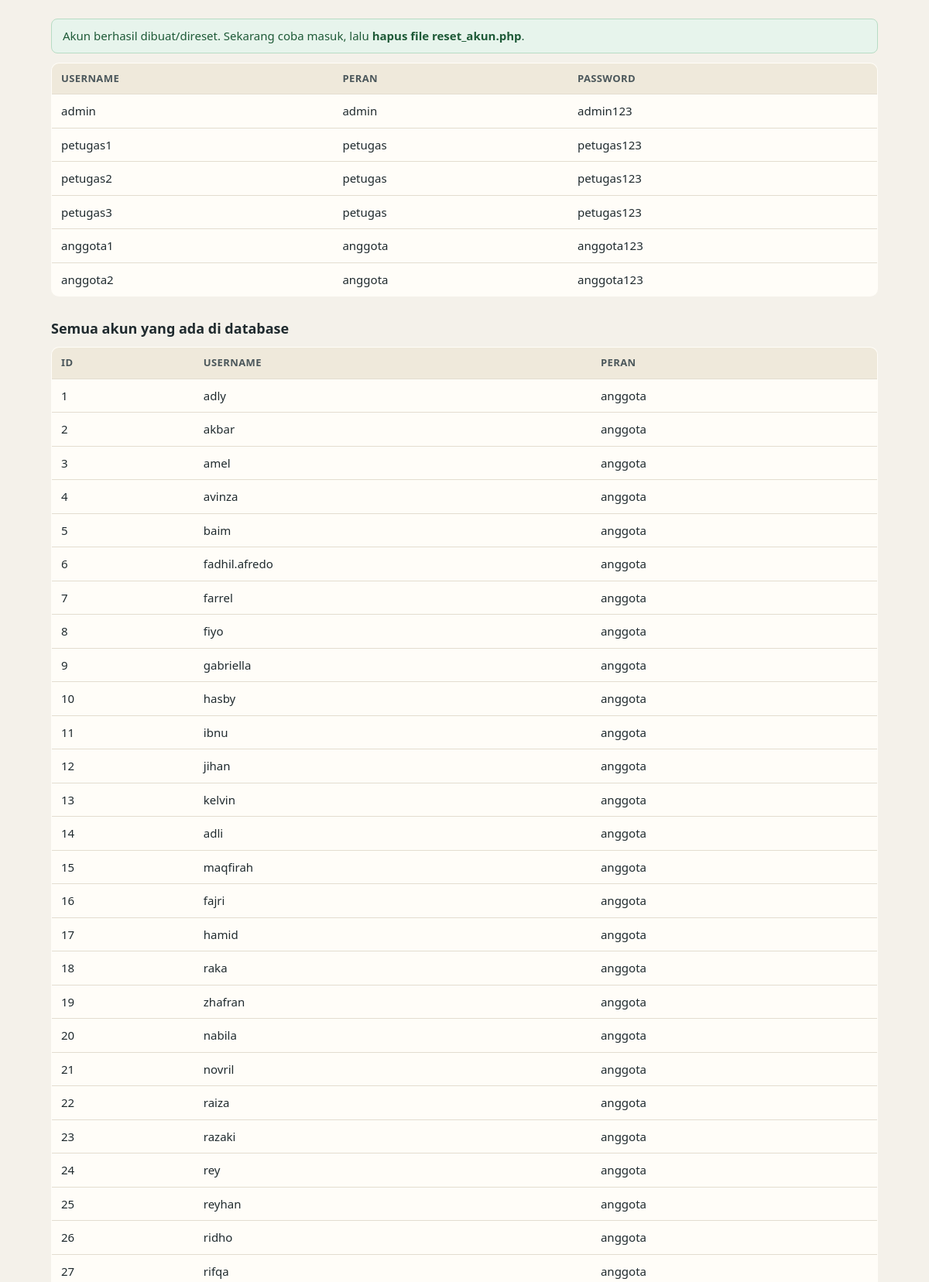
/reset_akun.php (upper part), run on the app's committed database.
### tables this page shows
CREATE TABLE users (
  id INT AUTO_INCREMENT PRIMARY KEY,
  nama VARCHAR(100) NOT NULL,
  username VARCHAR(50) NOT NULL UNIQUE,
  password VARCHAR(255) NOT NULL,
  role ENUM('admin','petugas','anggota') NOT NULL,
  kelas VARCHAR(30) DEFAULT NULL,         
  akses_kelas VARCHAR(30) DEFAULT NULL,   
  bisa_ubah TINYINT(1) NOT NULL DEFAULT 1,    
  akses_admin TINYINT(1) NOT NULL DEFAULT 0,  
  no_wa VARCHAR(20) DEFAULT NULL,
  created_at TIMESTAMP DEFAULT CURRENT_TIMESTAMP
);

### config.php (called while the page is built, shortened)
<?php
function e($s) { return htmlspecialchars((string)$s, ENT_QUOTES, 'UTF-8'); }
    ?><!DOCTYPE html>

### reset_akun.php (the view, shortened to what this page needs)
<?php
require 'config.php';
$akun = [
    ['Administrator',    'admin',    'admin123',    'admin',    null],
    ['Petugas 1',        'petugas1', 'petugas123',  'petugas',  null],
    ['Petugas 2',        'petugas2', 'petugas123',  'petugas',  null],
    ['Petugas 3',        'petugas3', 'petugas123',  'petugas',  null],
    ['Anggota Contoh 1', 'anggota1', 'anggota123',  'anggota',  '081234567801'],
    ['Anggota Contoh 2', 'anggota2', 'anggota123',  'anggota',  '081234567802'],
];
try {
    foreach ($akun as [$nama, $user, $pass, $role, $wa]) {
        $hash = password_hash($pass, PASSWORD_DEFAULT);
        $st = $pdo->prepare('SELECT id FROM users WHERE username=?');
        $st->execute([$user]);
        if ($id = $st->fetchColumn()) {
            $pdo->prepare('UPDATE users SET password=?, role=?, nama=? WHERE id=?')->execute([$hash, $role, $nama, $id]);
        } else {
            $pdo->prepare('INSERT INTO users (nama, username, password, role, no_wa) VALUES (?,?,?,?,?)')->execute([$nama, $user, $hash, $role, $wa]);
        }
    }
    $rows = $pdo->query('SELECT id, username, role FROM users ORDER BY id')->fetchAll();
} catch (Throwable $t) {
    die('Gagal: tabel users belum ada atau rusak. Import database.sql dulu di phpMyAdmin, lalu buka halaman ini lagi.<br>' . e($t->getMessage()));
}
?><!DOCTYPE html>
<html lang="id"><head><meta charset="utf-8"><title>Reset akun</title><link rel="stylesheet" href="style.css"></head>
<body><main class="wrap">
<div class="alert ok">Akun berhasil dibuat/direset. Sekarang coba masuk, lalu <b>hapus file reset_akun.php</b>.</div>
<table>
<tr><th>Username</th><th>Peran</th><th>Password</th></tr>
<?php foreach ($akun as [$n, $u, $p, $r]): ?>
<tr><td><?= e($u) ?></td><td><?= e($r) ?></td><td><?= e($p) ?></td></tr>
<?php endforeach; ?>
</table>
<h2>Semua akun yang ada di database</h2>
<table>
<tr><th>ID</th><th>Username</th><th>Peran</th></tr>
<?php foreach ($rows as $r): ?>
<tr><td><?= (int)$r['id'] ?></td><td><?= e($r['username']) ?></td><td><?= e($r['role']) ?></td></tr>
<?php endforeach; ?>
</table>
</main></body></html>

### style.css (style rules this page uses)
:root { --bg:#f4f1ea; --card:#fffdf8; --ink:#1f2a2e; --muted:#6a767b; --line:#e3ddd0; --brand:#14565c; --brand-d:#0d3f44; --accent:#e0a23a; --ok:#2e7d4f; --warn:#b7791f; --bad:#b83a3a; }
* { box-sizing:border-box }
body { margin:0;background:var(--bg);color:var(--ink);font:15px/1.5 "Segoe UI",system-ui,sans-serif }
.wrap { max-width:1100px;margin:24px auto;padding:0 16px;min-height:70vh }
h2 { font-size:18px;margin:28px 0 10px }
.alert { border-radius:8px;padding:10px 14px;margin-bottom:12px;border:1px solid }
.alert.ok { background:#e7f4ec;border-color:#b7dcc4;color:#1e5a37 }
table { width:100%;border-collapse:collapse;background:var(--card);border:1px solid var(--line);border-radius:10px;overflow:hidden }
th,td { text-align:left;padding:10px 12px;border-bottom:1px solid var(--line);vertical-align:middle }
th { background:#efe9db;font-size:13px;text-transform:uppercase;letter-spacing:.03em;color:#4b575b }
tr:last-child td { border-bottom:0 }

### data on the page
users: id "1", username "adly", role "anggota"
users: id "2", username "akbar", role "anggota"
users: id "3", username "amel", role "anggota"
users: id "4", username "avinza", role "anggota"
users: id "5", username "baim", role "anggota"
users: id "6", username "fadhil.afredo", role "anggota"
users: id "7", username "farrel", role "anggota"
users: id "8", username "fiyo", role "anggota"
users: id "9", username "gabriella", role "anggota"
users: id "10", username "hasby", role "anggota"
users: id "11", username "ibnu", role "anggota"
users: id "12", username "jihan", role "anggota"
users: id "13", username "kelvin", role "anggota"
users: id "14", username "adli", role "anggota"
users: id "15", username "maqfirah", role "anggota"
users: id "16", username "fajri", role "anggota"
users: id "17", username "hamid", role "anggota"
users: id "18", username "raka", role "anggota"
users: id "19", username "zhafran", role "anggota"
users: id "20", username "nabila", role "anggota"
users: id "21", username "novril", role "anggota"
users: id "22", username "raiza", role "anggota"
users: id "23", username "razaki", role "anggota"
users: id "24", username "rey", role "anggota"
users: id "25", username "reyhan", role "anggota"
users: id "26", username "ridho", role "anggota"
users: id "27", username "rifqa", role "anggota"

### other printed values
$u "admin"
$r "admin"
$p "admin123"
$u "petugas1"
$r "petugas"
$p "petugas123"
$u "petugas2"
$u "petugas3"
$u "anggota1"
$r "anggota"
$p "anggota123"
$u "anggota2"
